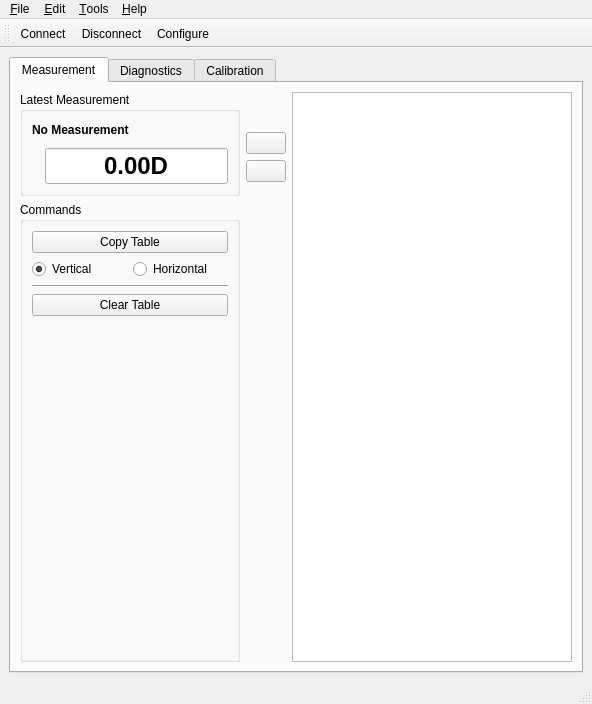
<?xml version="1.0" encoding="UTF-8"?>
<ui version="4.0">
 <class>MainWindow</class>
 <widget class="QMainWindow" name="MainWindow">
  <property name="geometry">
   <rect>
    <x>0</x>
    <y>0</y>
    <width>592</width>
    <height>704</height>
   </rect>
  </property>
  <property name="sizePolicy">
   <sizepolicy hsizetype="Preferred" vsizetype="Preferred">
    <horstretch>0</horstretch>
    <verstretch>0</verstretch>
   </sizepolicy>
  </property>
  <property name="windowTitle">
   <string>Printalyzer Densitometer Desktop</string>
  </property>
  <widget class="QWidget" name="centralwidget">
   <layout class="QVBoxLayout" name="verticalLayout">
    <item>
     <widget class="QTabWidget" name="tabWidget">
      <property name="currentIndex">
       <number>0</number>
      </property>
      <widget class="QWidget" name="tabMeasurement">
       <attribute name="title">
        <string>Measurement</string>
       </attribute>
       <layout class="QHBoxLayout" name="horizontalLayout_10" stretch="0,0,1">
        <item>
         <layout class="QVBoxLayout" name="verticalLayout_13">
          <item>
           <widget class="QGroupBox" name="measResultGroupBox">
            <property name="sizePolicy">
             <sizepolicy hsizetype="Fixed" vsizetype="Preferred">
              <horstretch>0</horstretch>
              <verstretch>0</verstretch>
             </sizepolicy>
            </property>
            <property name="maximumSize">
             <size>
              <width>220</width>
              <height>16777215</height>
             </size>
            </property>
            <property name="title">
             <string>Latest Measurement</string>
            </property>
            <layout class="QVBoxLayout" name="verticalLayout_11">
             <property name="topMargin">
              <number>6</number>
             </property>
             <item>
              <layout class="QHBoxLayout" name="horizontalLayout">
               <property name="topMargin">
                <number>0</number>
               </property>
               <item>
                <widget class="QLabel" name="readingTypeNameLabel">
                 <property name="font">
                  <font>
                   <bold>true</bold>
                  </font>
                 </property>
                 <property name="text">
                  <string>No Measurement</string>
                 </property>
                </widget>
               </item>
               <item>
                <spacer name="horizontalSpacer_7">
                 <property name="orientation">
                  <enum>Qt::Orientation::Horizontal</enum>
                 </property>
                 <property name="sizeHint" stdset="0">
                  <size>
                   <width>40</width>
                   <height>20</height>
                  </size>
                 </property>
                </spacer>
               </item>
               <item>
                <widget class="QLabel" name="zeroIndicatorLabel">
                 <property name="enabled">
                  <bool>true</bool>
                 </property>
                 <property name="minimumSize">
                  <size>
                   <width>24</width>
                   <height>24</height>
                  </size>
                 </property>
                 <property name="text">
                  <string notr="true"/>
                 </property>
                 <property name="pixmap">
                  <pixmap resource="../assets/densitometer.qrc">:/images/zero-set-indicator.png</pixmap>
                 </property>
                 <property name="scaledContents">
                  <bool>false</bool>
                 </property>
                </widget>
               </item>
              </layout>
             </item>
             <item>
              <layout class="QHBoxLayout" name="readingLayout">
               <item>
                <widget class="QLabel" name="readingTypeLogoLabel">
                 <property name="text">
                  <string notr="true"/>
                 </property>
                 <property name="pixmap">
                  <pixmap resource="../assets/densitometer.qrc">:/images/reflection-icon.png</pixmap>
                 </property>
                 <property name="alignment">
                  <set>Qt::AlignmentFlag::AlignCenter</set>
                 </property>
                </widget>
               </item>
               <item>
                <widget class="QLineEdit" name="readingValueLineEdit">
                 <property name="sizePolicy">
                  <sizepolicy hsizetype="Expanding" vsizetype="Fixed">
                   <horstretch>0</horstretch>
                   <verstretch>0</verstretch>
                  </sizepolicy>
                 </property>
                 <property name="font">
                  <font>
                   <pointsize>18</pointsize>
                   <bold>true</bold>
                  </font>
                 </property>
                 <property name="text">
                  <string notr="true">0.00D</string>
                 </property>
                 <property name="alignment">
                  <set>Qt::AlignmentFlag::AlignCenter</set>
                 </property>
                 <property name="readOnly">
                  <bool>true</bool>
                 </property>
                </widget>
               </item>
              </layout>
             </item>
            </layout>
           </widget>
          </item>
          <item>
           <layout class="QHBoxLayout" name="horizontalLayout_11">
            <item>
             <widget class="QGroupBox" name="measCommandGroupBox">
              <property name="title">
               <string>Commands</string>
              </property>
              <layout class="QVBoxLayout" name="verticalLayout_12">
               <item>
                <widget class="QPushButton" name="copyTablePushButton">
                 <property name="text">
                  <string>Copy Table</string>
                 </property>
                </widget>
               </item>
               <item>
                <layout class="QHBoxLayout" name="horizontalLayout_12">
                 <item>
                  <widget class="QRadioButton" name="vertCopyRadioButton">
                   <property name="text">
                    <string>Vertical</string>
                   </property>
                   <property name="checked">
                    <bool>true</bool>
                   </property>
                   <attribute name="buttonGroup">
                    <string notr="true">copyDirButtonGroup</string>
                   </attribute>
                  </widget>
                 </item>
                 <item>
                  <widget class="QRadioButton" name="horizCopyRadioButton">
                   <property name="text">
                    <string>Horizontal</string>
                   </property>
                   <attribute name="buttonGroup">
                    <string notr="true">copyDirButtonGroup</string>
                   </attribute>
                  </widget>
                 </item>
                </layout>
               </item>
               <item>
                <widget class="Line" name="line">
                 <property name="orientation">
                  <enum>Qt::Orientation::Horizontal</enum>
                 </property>
                </widget>
               </item>
               <item>
                <widget class="QPushButton" name="clearTablePushButton">
                 <property name="text">
                  <string>Clear Table</string>
                 </property>
                </widget>
               </item>
               <item>
                <spacer name="verticalSpacer_9">
                 <property name="orientation">
                  <enum>Qt::Orientation::Vertical</enum>
                 </property>
                 <property name="sizeHint" stdset="0">
                  <size>
                   <width>20</width>
                   <height>40</height>
                  </size>
                 </property>
                </spacer>
               </item>
              </layout>
             </widget>
            </item>
           </layout>
          </item>
         </layout>
        </item>
        <item>
         <layout class="QVBoxLayout" name="verticalLayout_4" stretch="0,0,0,1">
          <item>
           <spacer name="verticalSpacer_8">
            <property name="orientation">
             <enum>Qt::Orientation::Vertical</enum>
            </property>
            <property name="sizeHint" stdset="0">
             <size>
              <width>20</width>
              <height>40</height>
             </size>
            </property>
           </spacer>
          </item>
          <item>
           <widget class="QPushButton" name="autoAddPushButton">
            <property name="text">
             <string/>
            </property>
            <property name="icon">
             <iconset resource="../assets/densitometer.qrc">
              <normaloff>:/images/media-record.png</normaloff>:/images/media-record.png</iconset>
            </property>
            <property name="checkable">
             <bool>true</bool>
            </property>
            <property name="checked">
             <bool>false</bool>
            </property>
            <property name="flat">
             <bool>false</bool>
            </property>
           </widget>
          </item>
          <item>
           <widget class="QPushButton" name="addReadingPushButton">
            <property name="text">
             <string/>
            </property>
            <property name="icon">
             <iconset resource="../assets/densitometer.qrc">
              <normaloff>:/images/go-next.png</normaloff>:/images/go-next.png</iconset>
            </property>
           </widget>
          </item>
          <item>
           <spacer name="verticalSpacer_5">
            <property name="orientation">
             <enum>Qt::Orientation::Vertical</enum>
            </property>
            <property name="sizeHint" stdset="0">
             <size>
              <width>20</width>
              <height>40</height>
             </size>
            </property>
           </spacer>
          </item>
         </layout>
        </item>
        <item>
         <widget class="QTableView" name="measTableView"/>
        </item>
       </layout>
      </widget>
      <widget class="QWidget" name="tabDiagnostics">
       <attribute name="title">
        <string>Diagnostics</string>
       </attribute>
       <layout class="QGridLayout" name="tabDiagnosticsLayout">
        <item row="0" column="0">
         <widget class="QWidget" name="tabDiagnosticsWidget" native="true"/>
        </item>
       </layout>
      </widget>
      <widget class="QWidget" name="tabCalibration">
       <attribute name="title">
        <string>Calibration</string>
       </attribute>
       <layout class="QGridLayout" name="tabCalibrationLayout">
        <item row="0" column="0">
         <widget class="QWidget" name="tabCalibrationWidget" native="true"/>
        </item>
       </layout>
      </widget>
     </widget>
    </item>
   </layout>
  </widget>
  <widget class="QMenuBar" name="menubar">
   <property name="geometry">
    <rect>
     <x>0</x>
     <y>0</y>
     <width>592</width>
     <height>21</height>
    </rect>
   </property>
   <widget class="QMenu" name="menuFile">
    <property name="title">
     <string>&amp;File</string>
    </property>
    <addaction name="actionConnect"/>
    <addaction name="actionDisconnect"/>
    <addaction name="separator"/>
    <addaction name="actionExit"/>
   </widget>
   <widget class="QMenu" name="menuTools">
    <property name="title">
     <string>&amp;Tools</string>
    </property>
    <addaction name="actionConfigure"/>
    <addaction name="separator"/>
    <addaction name="actionImportSettings"/>
    <addaction name="actionExportSettings"/>
    <addaction name="separator"/>
    <addaction name="actionLogger"/>
    <addaction name="actionEditAdvCalibration"/>
    <addaction name="actionDensityPrecision"/>
   </widget>
   <widget class="QMenu" name="menuHelp">
    <property name="title">
     <string>&amp;Help</string>
    </property>
    <addaction name="actionAbout"/>
   </widget>
   <widget class="QMenu" name="menuEdit">
    <property name="title">
     <string>&amp;Edit</string>
    </property>
    <addaction name="actionCut"/>
    <addaction name="actionCopy"/>
    <addaction name="actionPaste"/>
    <addaction name="actionDelete"/>
   </widget>
   <addaction name="menuFile"/>
   <addaction name="menuEdit"/>
   <addaction name="menuTools"/>
   <addaction name="menuHelp"/>
  </widget>
  <widget class="QStatusBar" name="statusBar"/>
  <widget class="QToolBar" name="toolBar">
   <property name="windowTitle">
    <string>toolBar</string>
   </property>
   <attribute name="toolBarArea">
    <enum>TopToolBarArea</enum>
   </attribute>
   <attribute name="toolBarBreak">
    <bool>false</bool>
   </attribute>
   <addaction name="actionConnect"/>
   <addaction name="actionDisconnect"/>
   <addaction name="actionConfigure"/>
  </widget>
  <action name="actionAbout">
   <property name="icon">
    <iconset theme="help-about"/>
   </property>
   <property name="text">
    <string>&amp;About</string>
   </property>
   <property name="toolTip">
    <string>About program</string>
   </property>
   <property name="shortcut">
    <string>Alt+A</string>
   </property>
  </action>
  <action name="actionConnect">
   <property name="icon">
    <iconset resource="../assets/densitometer.qrc">
     <normaloff>:/images/connect.png</normaloff>:/images/connect.png</iconset>
   </property>
   <property name="text">
    <string>C&amp;onnect</string>
   </property>
   <property name="toolTip">
    <string>Connect to densitometer</string>
   </property>
   <property name="shortcut">
    <string>Ctrl+O</string>
   </property>
  </action>
  <action name="actionDisconnect">
   <property name="icon">
    <iconset resource="../assets/densitometer.qrc">
     <normaloff>:/images/disconnect.png</normaloff>:/images/disconnect.png</iconset>
   </property>
   <property name="text">
    <string>&amp;Disconnect</string>
   </property>
   <property name="toolTip">
    <string>Disconnect from densitometer</string>
   </property>
   <property name="shortcut">
    <string>Ctrl+D</string>
   </property>
  </action>
  <action name="actionConfigure">
   <property name="icon">
    <iconset resource="../assets/densitometer.qrc">
     <normaloff>:/images/settings.png</normaloff>:/images/settings.png</iconset>
   </property>
   <property name="text">
    <string>&amp;Configure</string>
   </property>
   <property name="toolTip">
    <string>Configure application</string>
   </property>
   <property name="shortcut">
    <string>Alt+C</string>
   </property>
  </action>
  <action name="actionExit">
   <property name="icon">
    <iconset resource="../assets/densitometer.qrc">
     <normaloff>:/images/application-exit.png</normaloff>:/images/application-exit.png</iconset>
   </property>
   <property name="text">
    <string>E&amp;xit</string>
   </property>
   <property name="toolTip">
    <string>Exit the application</string>
   </property>
   <property name="shortcut">
    <string>Ctrl+Q</string>
   </property>
  </action>
  <action name="actionLogger">
   <property name="checkable">
    <bool>true</bool>
   </property>
   <property name="icon">
    <iconset resource="../assets/densitometer.qrc">
     <normaloff>:/images/logger.png</normaloff>:/images/logger.png</iconset>
   </property>
   <property name="text">
    <string>&amp;Log Window</string>
   </property>
   <property name="toolTip">
    <string>Show log window</string>
   </property>
   <property name="shortcut">
    <string>Alt+L</string>
   </property>
  </action>
  <action name="actionExportSettings">
   <property name="text">
    <string>Export Device Settings...</string>
   </property>
   <property name="toolTip">
    <string>Export settings to file</string>
   </property>
  </action>
  <action name="actionImportSettings">
   <property name="text">
    <string>Import Device Settings...</string>
   </property>
   <property name="toolTip">
    <string>Import settings from file</string>
   </property>
  </action>
  <action name="actionCut">
   <property name="icon">
    <iconset theme="edit-cut" resource="../assets/densitometer.qrc">
     <normaloff>:/images/cut.png</normaloff>:/images/cut.png</iconset>
   </property>
   <property name="text">
    <string>Cu&amp;t</string>
   </property>
  </action>
  <action name="actionCopy">
   <property name="icon">
    <iconset theme="edit-copy" resource="../assets/densitometer.qrc">
     <normaloff>:/images/copy.png</normaloff>:/images/copy.png</iconset>
   </property>
   <property name="text">
    <string>&amp;Copy</string>
   </property>
  </action>
  <action name="actionPaste">
   <property name="icon">
    <iconset theme="edit-paste" resource="../assets/densitometer.qrc">
     <normaloff>:/images/paste.png</normaloff>:/images/paste.png</iconset>
   </property>
   <property name="text">
    <string>&amp;Paste</string>
   </property>
  </action>
  <action name="actionDelete">
   <property name="icon">
    <iconset theme="edit-delete"/>
   </property>
   <property name="text">
    <string>&amp;Delete</string>
   </property>
  </action>
  <action name="actionEditAdvCalibration">
   <property name="checkable">
    <bool>true</bool>
   </property>
   <property name="text">
    <string>Edit Advanced Calibration</string>
   </property>
   <property name="toolTip">
    <string>Edit advanced calibration</string>
   </property>
  </action>
  <action name="actionDensityPrecision">
   <property name="text">
    <string>Change Density Precision...</string>
   </property>
   <property name="toolTip">
    <string>Change density precision</string>
   </property>
  </action>
 </widget>
 <tabstops>
  <tabstop>readingValueLineEdit</tabstop>
 </tabstops>
 <resources>
  <include location="../assets/densitometer.qrc"/>
 </resources>
 <connections/>
 <buttongroups>
  <buttongroup name="copyDirButtonGroup"/>
 </buttongroups>
</ui>
